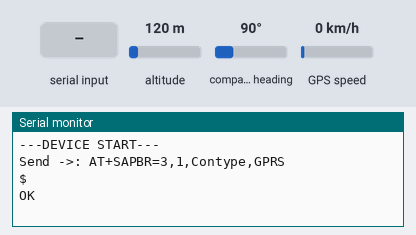
Simulated run of this sketch. Board: Arduino Uno, built with avr-gcc and run on an emulated ATmega328P. Shown: the last lines printed to the serial monitor. Inputs (shaded band) come from the test bench; at power-on: altitude 120 m, compass heading 90°, GPS speed 0 km/h. The GPS gets a fix after 3 s at 37.7749, -122.4194 with 8 satellites; the modem accepts every AT command (registered, SIM ready, sends succeed) and sends nothing else.

Above: at 0.8 s.
0.9 s: "1" received over the second serial link
At 1.8 s:
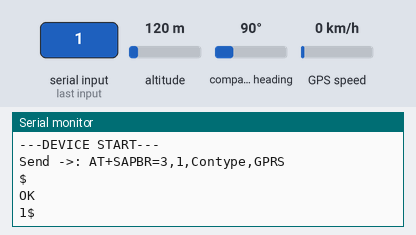
3.9 s: "0" received over the second serial link
At 4.5 s:
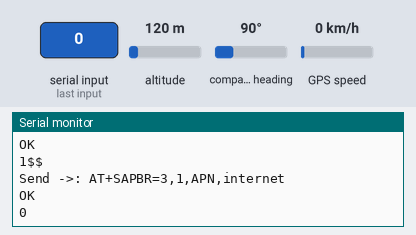
6.9 s: "2" received over the second serial link
At 8.0 s:
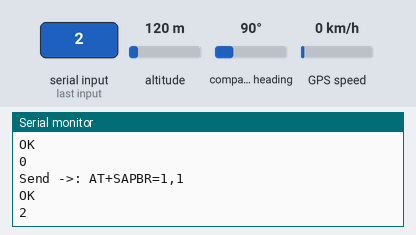

The sketch:

fleet-monitor-localisator.ino
```cpp
#include <TinyGPS++.h>
#include <SoftwareSerial.h>

String apn = "internet";
String url = "http://10.0.0.1:82/api/device/1/position";
String data,time,result;

TinyGPSPlus gps;
SoftwareSerial gpsSerial(9, 8);
SoftwareSerial gsmSerial(11,10);

void setup()
{
  Serial.begin(115200);
  gpsSerial.begin(9600);
  gsmSerial.begin(9600);
  Serial.println("---DEVICE START---");
  gsm_config_gprs();
}

void loop()
{
  gpsSerial.listen();
  while (gpsSerial.available() > 0)
    if (gps.encode(gpsSerial.read()))
      prepare_data();
  if (millis() > 60000 && gps.charsProcessed() < 10)
  {
    Serial.println("No GPS detected");
    while(true);
  }
}

void prepare_data()
{
  if (gps.location.isValid()&&gps.date.isValid()&&gps.time.isValid())
  {
    data = String(gps.date.year())+"-"
    +((gps.date.month()<10)?"0"+String(gps.date.month()):String(gps.date.month()))+"-"
    +((gps.date.day()<10)?"0"+String(gps.date.day()):String(gps.date.day()));

    time = ((gps.time.hour()<10)?"0"+String(gps.time.hour()):String(gps.time.hour()))
    +":"+((gps.time.minute()<10)?"0"+String(gps.time.minute()):String(gps.time.minute()))
    +":"+((gps.time.second()<10)?"0"+String(gps.time.second()):String(gps.time.second()));

    result = "{\"Longitude\": \""+String(gps.location.lng(), 6)+"\",\"Latitude\": \""
    +String(gps.location.lat(), 6)+"\",\"Time\": \""+data+"T"+time+"\",\"DeviceId\": \"1\"}";

    Serial.println(result);
    gsm_http_post(result);
  }
  else
  {
    Serial.println("GPS DATA NOT AVAILABLE");
  }
  Serial.println();
  delay(1000);
}

void gsm_http_post(String postdata) {
  gsm_send_serial("AT+HTTPDATA=192,5000");
  gsm_send_serial(postdata);
  gsm_send_serial("AT+HTTPACTION=1");
}

void gsm_config_gprs() {
  gsm_send_serial("AT+SAPBR=3,1,Contype,GPRS");
  gsm_send_serial("AT+SAPBR=3,1,APN," + apn);
  gsm_send_serial("AT+SAPBR=1,1");
  gsm_send_serial("AT+SAPBR=2,1");
  gsm_send_serial("AT+HTTPINIT");
  gsm_send_serial("AT+HTTPPARA=CID,1");
  gsm_send_serial("AT+HTTPPARA=URL," + url);
  gsm_send_serial("AT+HTTPPARA=CONTENT,application/json");
}

void gsm_send_serial(String command) {
  gsmSerial.listen();
  Serial.println("Send ->: " + command);
  gsmSerial.println(command);
  long wtimer = millis();
  while (wtimer + 3000 > millis()) {
    while (gsmSerial.available()) {
      Serial.write(gsmSerial.read());
    }
  }
  Serial.println();
}
```

Measured:
- after the input at 0.9 s, the serial monitor: prints a new line at once (image 1)
- after the input at 3.9 s, the serial monitor: prints a new line at once (image 2)
- after the input at 6.9 s, the serial monitor: prints a new line at once (image 3)
